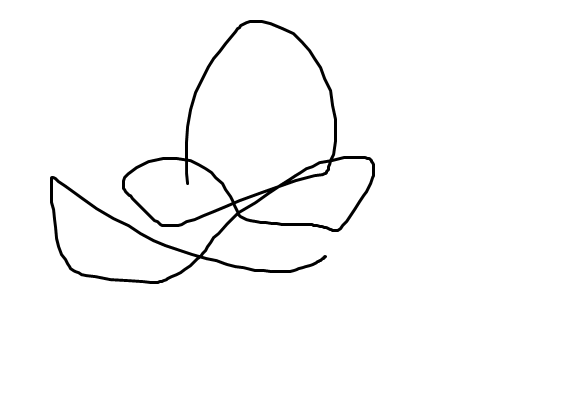
#> input picture images/a.png, 576 x 414 px; its folder holds only this picture in this run
$ python 'bg remover.py'
#> lines starting #> are read from the running program, lines starting #| are printed output that depends on the picture; after the words box and inside, x2 and y2 are one past the last pixel; in counts of white or black regions, pixels touching at a corner belong together
import PIL.Image
from PIL import ImageTk
import numpy as np
from tkinter import *
from tkinter import filedialog
import os,sys
root=Tk()
canvas=Canvas(root,width=500,height=500)
canvas.pack(expand=YES,fill=BOTH)
canvas.place(x=0,y=0)
onlyfiles = [f for f in os.listdir('C:/Users/aknar/Desktop/image_in_docs/images')]
for img1 in onlyfiles:
    img=str(img1)
    print(img[-4::])
    if str(img[-4::])=='.png' and str(img[:8:])!='removed_':
        print(img)
        print('hi')
        img=img.split('/')
        img=img[len(img)-1]

        fp=open(img,'rb')
        im=PIL.Image.open(fp)
#> im is the input picture: PIL image 576x414 RGB; min 0, max 255, mean 249.7
        im=im.convert('RGBA')
#> im: PIL image 576x414 RGBA
        data=np.array(im)
        rgb=data[:,:,:]
        # [4 lines of commented-out code are left out]
        print(len(rgb),len(rgb[0]))
#| 414 576
        b=0
        for i in range(len(rgb)):
            ##print(i,rgb[i][0][0])
            for j in range(len(rgb[i])):
                if rgb[i][j][0]<100 and rgb[i][j][1]<100 and rgb[i][j][2]<100:
                    b=1
                if b==1:
                    rgb=rgb[i:,:,:]
                    break
            if b==1:
                break
#> this loop made 21 passes
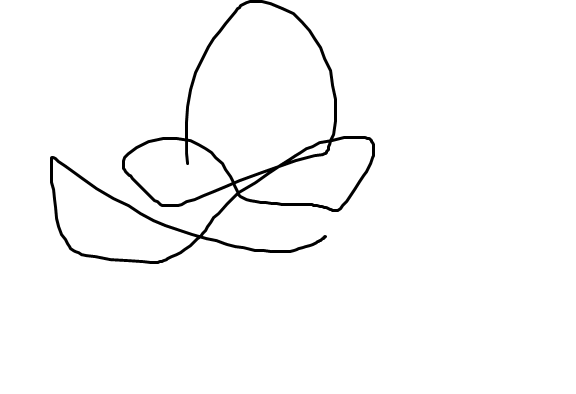
#> rgb: shape (394, 576, 4); mean R, G, B, A 249.4, 249.4, 249.4, 255
        print(len(rgb),len(rgb[0]))
#| 394 576
        b=0
        for i in range(len(rgb)-1,-1,-1):
            ##print(i,rgb[i][0][0])
            for j in range(len(rgb[i])):
                if rgb[i][j][0]<100 and rgb[i][j][1]<100 and rgb[i][j][2]<100:
                    b=1
                if b==1 and i<len(rgb)-3:
                    rgb=rgb[:i+2,:,:]
                    break
            if b==1:
                break
#> this loop made 131 passes
#> i on passes 1 to 12: 393, 392, 391, 390, 389, 388, 387, 386, 385, 384, 383, 382
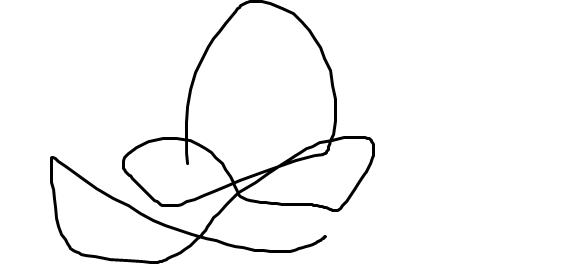
#> rgb: shape (265, 576, 4); mean R, G, B, A 246.6, 246.6, 246.6, 255
        print(len(rgb),len(rgb[0]))
#| 265 576
        b=0
        mi=1000
        for i in range(len(rgb[0])):
            for j in range(len(rgb)):
                ##print(i,j,mi,rgb[j][i][0],rgb[j][i][1],rgb[j][i][2])
                if mi>i and rgb[j][i][0]<100 and rgb[j][i][1]<100 and rgb[j][i][2]<100:
                    #print('h1')
                    mi=i
                    break
#> after the loop, mi = 50
        if mi!=0:
            rgb=rgb[:,mi:,:]
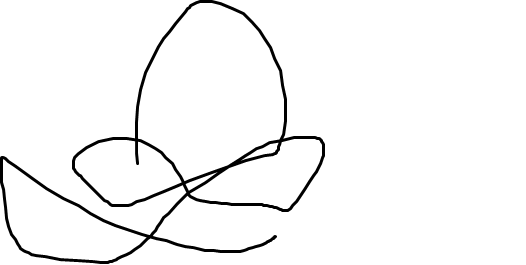
#> rgb: shape (265, 526, 4); mean R, G, B, A 245.8, 245.8, 245.8, 255
        print(len(rgb),len(rgb[0]))
#| 265 526
        mi=0
        for i in range(len(rgb[0])-1,-1,-1):
            #print(i,mi)
            for j in range(len(rgb)):
                #print(j)
                #print(rgb[j][i])
                if mi<i and rgb[j][i][0]<100 and rgb[j][i][1]<100 and rgb[j][i][2]<100:
                    mi=i
                    break
#> this loop made 526 passes
#> i on passes 1 to 3: 525, 524, 523
#> after the loop, mi = 324
        print(len(rgb),len(rgb[0]))
#| 265 526
        #print(rgb)

        if(mi<len(rgb[0])-3):
            rgb=rgb[:,:mi+2,:]
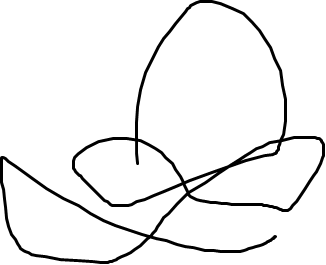
#> rgb: shape (265, 326, 4); mean R, G, B, A 240.2, 240.2, 240.2, 255
        #print(rgb)

        colour=[255,255,255,255]
        mask=np.all(rgb==colour,axis=-1)
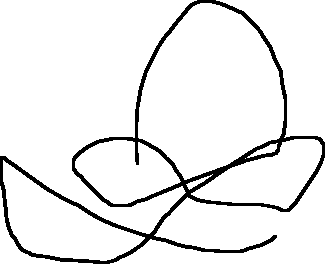
#> mask: shape (265, 326) bool; 92.6% white; 1 black region, box (x1, y1, x2, y2) and area: (0, 0, 325, 264) 6416
        #print(rgb[mask])
        rgb[mask]=[0,0,0,0]
        new_im=PIL.Image.fromarray(rgb)
        # [6 lines of commented-out code are left out]
        new_im.save('removed_'+img)
        print('k')
root.destroy()
#label=Label(image=new_im)
#label.image=new_im
#Label(root,image=new_im).pack()
